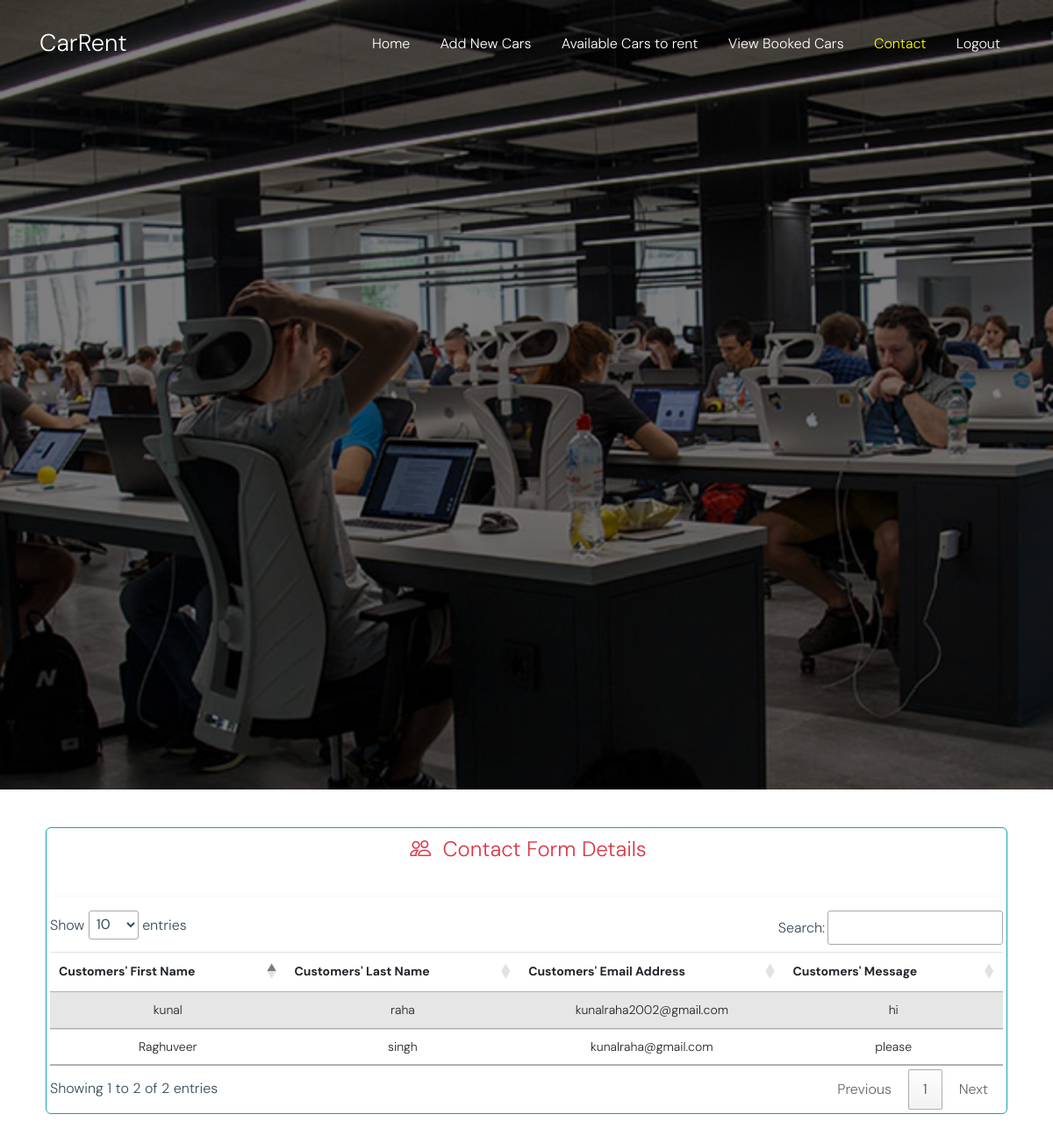
/contact_agency.php (signed in), run on the app's committed database.
### tables this page shows
CREATE TABLE `contact_form` (
  `id` int(11) NOT NULL,
  `first_name` varchar(255) NOT NULL,
  `last_name` varchar(255) NOT NULL,
  `email` varchar(255) NOT NULL,
  `message` varchar(255) NOT NULL
);

### contact_agency.php (the view, shortened to what this page needs)
<?php
if (isset($_SESSION['role']) == 'car_rental_agency') {
    ?>
    <!DOCTYPE html>
    <html lang="en">
    <head>
        <link rel="stylesheet" href="https://cdnjs.cloudflare.com/ajax/libs/font-awesome/6.4.2/css/all.min.css"
 />
        <link rel="stylesheet" href="bootstrap-5-2/assets/css/bootstrap.min.css">
        <link rel="stylesheet" type="text/css" href="https://cdn.datatables.net/1.11.4/css/jquery.dataTables.css">
        <link rel="stylesheet" href="https://cdn.jsdelivr.net/npm/bootstrap-icons@1.10.5/font/bootstrap-icons.css">
        <link rel="stylesheet" href="https://cdn.datatables.net/1.11.4/css/jquery.dataTables.min.css">
        <link rel='stylesheet' href='https://cdnjs.cloudflare.com/ajax/libs/twitter-bootstrap/4.1.3/css/bootstrap.min.css'>
        <link rel='stylesheet' href='https://cdnjs.cloudflare.com/ajax/libs/font-awesome/5.12.1/css/all.min.css'>
        <link rel="stylesheet" href="fonts/icomoon/style.css">
        <link rel="stylesheet" href="CSS/bootstrap.min.css">
        <link rel="stylesheet" href="CSS/bootstrap-datepicker.css">
        <link rel="stylesheet" href="CSS/jquery.fancybox.min.css">
        <link rel="stylesheet" href="CSS/owl.carousel.min.css">
        <link rel="stylesheet" href="CSS/owl.theme.default.min.css">
        <link rel="stylesheet" href="fonts/flaticon/font/flaticon.css">
        <link rel="stylesheet" href="CSS/aos.css">
        <link rel="stylesheet" href="CSS/style.css">
    </head>
    <body>
        <div class="dashboard-pg text-grey-blue bg-white fluid">
            <header class="site-navbar site-navbar-target" role="banner">
                <div class="container">
                    <div class="row align-items-center position-relative">
                        <div class="col-3 ">
                            <div class="site-logo">
                                <a href="contact_agency.php">CarRent</a>
                            </div>
                        </div>
                        <div class="col-9  text-right">
                            <nav class="site-navigation text-right ml-auto d-none d-lg-block" role="navigation">
                                <ul class="site-menu main-menu js-clone-nav ml-auto ">
                                    <li><a href="car_rental_agency.php" class="nav-link">Home</a></li>
                                    <li><a href="add_cars.php" class="nav-link">Add New Cars</a></li>
                                    <li><a href="available_agency.php" class="nav-link">Available Cars to rent</a></li>
                                    <li><a href="view.php" class="nav-link">View Booked Cars</a></li>
                                    <li  class="active"><a href="contact_agency.php" class="nav-link">Contact</a></li>
                                    <li><a href="php/logout.php" class="nav-link">Logout</a></li>
                                </ul>
                            </nav>
                        </div>
                    </div>
                </div>
            </header>
            <div class="ftco-blocks-cover-1">
                <div class="ftco-cover-1 overlay" style="background-image: url('images/post_6.jpg')">
                    <div class="container">
                        <div class="row align-items-center">
                        </div>
                    </div>
                </div>
            </div>
            <div class="dashboard-main">
                <div class="container-fluid">
                    <div class="row py-3">
                        <div class="col-12 d-flex
                            justify-content-between
                            align-items-center">
                        </div>
                    </div>
                    <div class="overview-section p-4 border border-white rounded-2">
                        <div class="row overview-section-list gy-4">
                            <div class="container-fluid">
                                <div class="row gy-2 justify-content-center">
                                    <div class="col-lg-4">
                                    </div>
                                    <div class="row my-2 justify-content-center">
                                        <div class="col-lg-12">
                                            <div class="border rounded-2 border-info overflow-auto p-1"
                                                style="text-align:center;">
                                                <div class="table-responsive">
                                                    <?php
                                                    include("php/connection_db.php");
                                                    $sql = "SELECT * FROM contact_form";
                                                    $result = $conn->query($sql);
                                                    if ($result->num_rows > 0) {
                                                        ?>
                                                        <p class="ms-1 fs-4 text-danger"><i
                                                                class="bi bi-people text-danger fs-4"></i>&nbsp;
                                                            Contact Form Details</p>
                                                        <table class="table table-striped table-hover" id="dataTable"
                                                            style="font-size:14px;">
                                                            <hr class="text-info">
                                                            <thead>
                                                                <tr>
                                                                    <th scope="col">Customers' First Name</th>
                                                                    <th scope="col">Customers' Last Name</th>
                                                                    <th scope="col">Customers' Email Address</th>
                                                                    <th scope="col">Customers' Message</th>
                                                                </tr>
                                                            </thead>
                                                            <tbody id="myTable">
                                                                <?php
                                                                foreach ($result as $user) {
                                                                    ?>
                                                                    <tr>
                                                                        <td>
                                                                            <?php echo $user['first_name'] ?>
                                                                        </td>
                                                                        <td>
                                                                            <?php echo $user['last_name'] ?>
                                                                        </td>
                                                                        <td>
                                                                            <?php echo $user['email'] ?>
                                                                        </td>
                                                                        <td>
                                                                            <?php echo $user['message'] ?>
                                                                        </td>
                                                                    </tr>
                                                                    <?php
                                                                }
                                                                ?>
                                                            </tbody>
                                                        </table>
                                                        <?php
                                                    }
                                                    ?>
                                                </div>
                                            </div>
                                        </div>
                                    </div>
                                </div>
                            </div>
                        </div>
                    </div>
                </div>
            </div>
        </div>
    </body>
    </html>
    <?php
} else {
    header("location: login.php");
}
?>

### CSS/style.css (style rules this page uses)
html { overflow-x: hidden; }
body { line-height: 1.7; color: #364d59 !important; font-weight: 300; font-size: 1rem; }
a { -webkit-transition: .3s all ease; -o-transition: .3s all ease; transition: .3s all ease; text-decoration: none; }
.site-navbar { margin-bottom: 0px; z-index: 1999; position: absolute; top: 0; width: 100%; padding: 1rem; }
.site-navbar .site-logo { margin: 0; padding: 0; font-size: 1.7rem; }
.site-navbar .site-logo a { color: #fff; }
.site-navbar .site-navigation .site-menu { margin: 0; padding: 0; margin-bottom: 0; }
.site-navbar .site-navigation .site-menu .active { color: #007bff !important; }
.site-navbar .site-navigation .site-menu a { text-decoration: none !important; display: inline-block; }
.site-navbar .site-navigation .site-menu > li { display: inline-block; }
.site-navbar .site-navigation .site-menu > li > a { margin-left: 15px; margin-right: 15px; padding: 20px 0px; color: #fff !important; display: inline-block; text-decoration: none !important; }
.site-navbar .site-navigation .site-menu > li.active > a { color: yellow !important; }
.ftco-cover-1 { background-size: cover; background-position: center center; background-repeat: no-repeat; }
.ftco-cover-1, .ftco-cover-1 .container > .row { height: 100vh; min-height: 900px; }
.ftco-cover-1 > .container { position: relative; }
.ftco-cover-1.overlay { position: relative; }
.ftco-cover-1.overlay:before { content: ""; position: absolute; top: 0; left: 0; right: 0; bottom: 0; opacity: .5; background: #000; }

### data on the page
contact_form: first_name "kunal", last_name "raha", email "kunalraha2002@gmail.com", message "hi"
contact_form: first_name "Raghuveer", last_name "singh", email "kunalraha@gmail.com", message "please"
